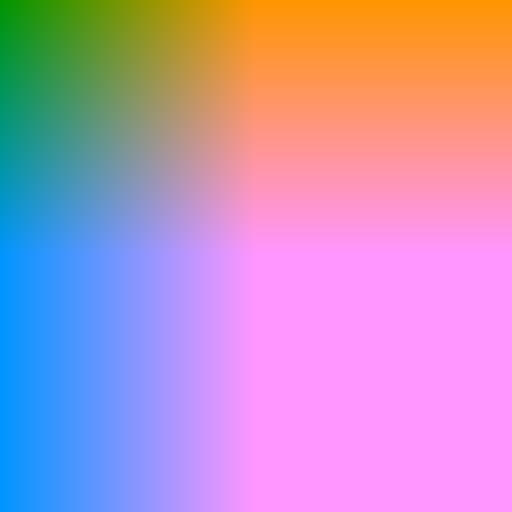
Frame 1 (no input)
Frame 60 (no input): identical to frame 1, image omitted
Frame 120 (the mouse pressed at the canvas centre since frame 60): identical to frame 1, image omitted

The p5.js sketch that drew this single still picture (run headless with seeded random() and noise() and a simulated clock; from frame 60 on, the mouse is pressed at the canvas centre):

// p5.js sketch
// ── sketch.js
// https://editor.p5js.org/jht1493/sketches/UQSjHZYJL
// 11.3: The Pixel Array Slider

let a_comp = 149;
let a_size = 256 * 2;

function setup() {
  createCanvas(a_size, a_size);
  pixelDensity(1);
  // createSlider(min, max, [value], [step])
  createSlider(0, 255, a_comp).input(function ( ) {
    a_comp = this.value();
  })
}

function draw() {
  background(51);

  loadPixels();
  for (var y = 0; y < height; y++) {
    for (var x = 0; x < width; x++) {
      var index = (x + y * width) * 4;
      pixels[index + 0] = x;
      pixels[index + 1] = a_comp; //random(0,255);
      pixels[index + 2] = y;
      pixels[index + 3] = 255;
    }
  }
  updatePixels();
}

// TRY: check performance with frameRate()

// https://editor.p5js.org/codingtrain/sketches/A92PDk-1z

// https://editor.p5js.org/jht1493/sketches/GiSAQWxq4
// 11.3: The Pixel Array

// https://github.com/CodingTrain/website/blob/master/
//  Tutorials/P5JS/p5.js_video
